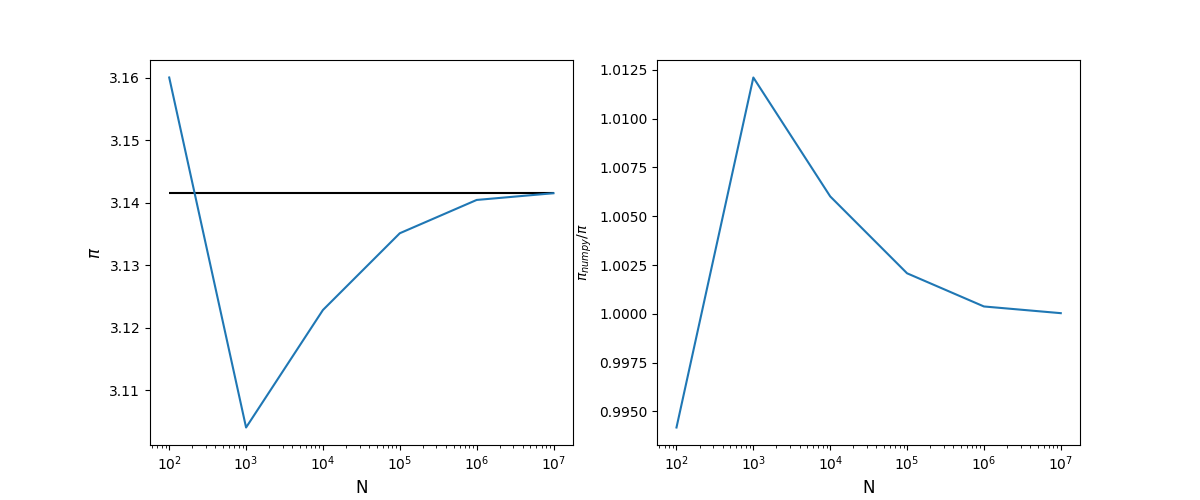

This figure's Python source:
import numpy as np
import matplotlib.pyplot as plt

x = np.linspace(0, 1, 100)

y = np.sqrt(1 - x**2)

n = 10**np.arange(2, 8, 1)
pi_estimate = []
plt.figure(figsize=(12, 5))
for N in n:
    r_x = []
    r_y = []
    for i in range(N):
        r_x.append(np.random.uniform(0, 1))
        r_y.append(np.random.uniform(0, 1))

    counts_inside = 0
    counts_outside = 0
    for i in range(len(r_x)):
        distance = r_x[i]**2 + r_y[i]**2
        if distance <= 1:
            counts_inside += 1
        else:
            counts_outside +=1

    pi_estimate.append(4*(counts_inside/(counts_outside+counts_inside)))
    print(pi_estimate[-1])
    if np.any(N == [100, 10000]):
        if N == 100:
            plt.subplot(1, 2, 1)
        else:
            plt.subplot(1, 2, 2)
        plt.plot(r_x, r_y, ls='', marker='o')
        plt.plot(x, y)
        plt.title('N = %2d' %N)
plt.savefig('Pi_estimate_squares.png')
plt.show()
plt.close()

pi_estimate = np.array(pi_estimate)
plt.figure(figsize=(12, 5))
plt.subplot(1, 2, 1)
plt.plot(n, pi_estimate)
plt.hlines(np.pi, n.min(), n.max())
plt.xlabel('N', fontsize=12)
plt.ylabel(r'$\pi$', fontsize=12)
plt.xscale('log')
plt.subplot(1, 2, 2)
plt.plot(n, np.pi/pi_estimate)
plt.xlabel('N', fontsize=12)
plt.ylabel(r'$\pi_{numpy}/\pi$')
plt.xscale('log')
plt.savefig('Pi_estimate.png')
plt.show()
